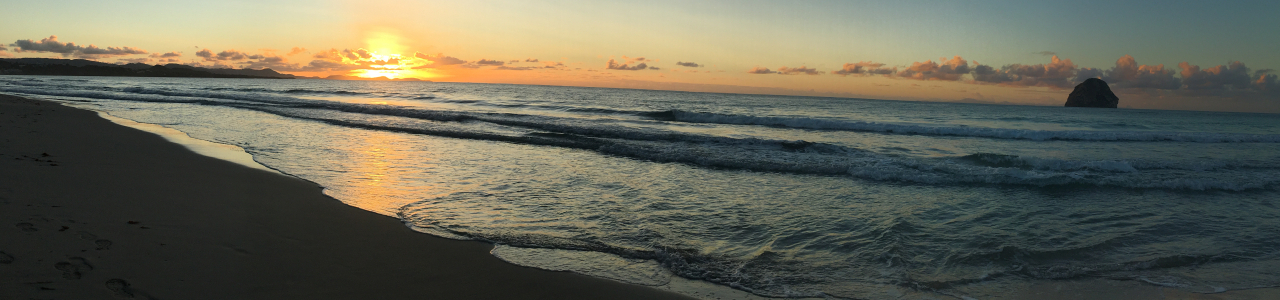
#> input picture Data/Mer/aba13.jpeg, 1280 x 300 px
$ python main.py
#> lines starting #> are read from the running program, lines starting #| are printed output that depends on the picture
### architecture.py
#!/usr/bin/env python3
# -*- coding: utf-8 -*-
import os
from PIL import Image
import numpy as np
from os import listdir
from os.path import isfile, join
from sklearn.model_selection import train_test_split
from skimage.transform import resize
from sklearn.model_selection import cross_val_score


NEW_SIZE = (300, 300)
CATEGORIES = [("Mer", 1), ("Ailleurs", -1)]

"""
Created on Fri Jan 20 19:07:43 2023

@author: cecile capponi
"""

"""
Computes a representation of an image from the (gif, png, jpg...) file
representation can be (to extend)
'HC': color histogram
'PX': tensor of pixels
'GC ': matrix of gray pixels
other to be defined
input = an image (jpg, png, gif)
output = a new representation of the image
"""
def raw_image_to_representation(image, representation):
    if (representation == "HC"):
        if (image.mode != "RGB"):
            image = image.convert("RGB")
        return np.array(image.histogram()).flatten()

    if (representation == "PX"):
        return np.array(image).flatten()

    if (representation == "GC"):
        gc = image.convert(mode="L")
        return np.array(gc).flatten()


"""
Returns a data structure embedding train images described according to the
specified representation and associate each image to its label.
-> Representation can be (to extend)
'HC': color histogram
'PX': tensor of pixels
'GC': matrix of gray pixels, g, b =
other to be defined
input = where are the data, which represenation of the data must be produced ?
output = a structure (dictionnary ? Matrix ? File ?) where the images of the
directory have been transformed and labelled according to the directory they are
stored in.
-- uses function raw_image_to_representation
"""
def load_transform_label_train_data(directory, representation):
#> called with directory = 'Data/', representation = 'HC'
    dictionnary = {}
    for category in CATEGORIES:
        path = os.path.join(directory, category[0])
        files = [f for f in listdir(path)]
        for f in files:
            img = Image.open(os.path.join(path, f))
#> img is the input picture: PIL image 1280x300 RGB; mean R, G, B 100.1, 100, 85.5
            img = img.resize(NEW_SIZE)
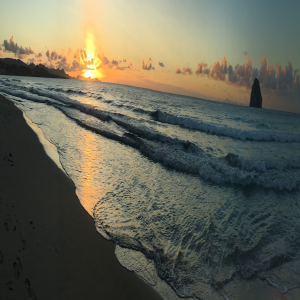
#> img: PIL image 300x300 RGB; mean R, G, B 100.1, 100, 85.5
            img = raw_image_to_representation(img, representation)
#> img = 768 values, max 2130 at index 35, min 0 at index 0, mean 351.6
            dictionnary[f] = (img, category[1])
#> pass 2 of the loop in load_transform_label_train_data, `for category in CATEGORIES:`:
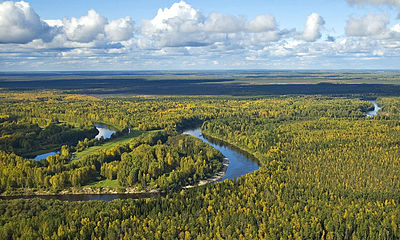
#> input picture Data/Ailleurs/400pxVasy.jpeg, 400 x 240 px
#> in load_transform_label_train_data, img is the input picture: PIL image 400x240 RGB; mean R, G, B 121.6, 130.8, 111.1
#> in load_transform_label_train_data, `img = img.resize(NEW_SIZE)`:
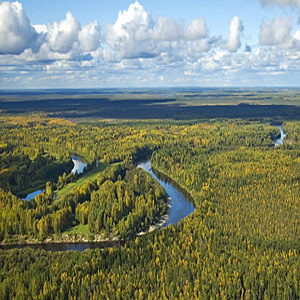
#> img: PIL image 300x300 RGB; mean R, G, B 121.6, 130.8, 111.1
#> in load_transform_label_train_data, `img = raw_image_to_representation(img, representation)`: img = 768 values, max 1103 at index 557, min 2 at index 257, mean 351.6

    return dictionnary

"""
Returns a data structure embedding test images described according to the
specified representation.r, g, b = image.split()
-> Representation can be (to extend)
'HC': color histogram
'PX': tensor of pixels
'GC': matrix of gray pixels
other to be defined
input = where are the data, which represenation of the data must be produced ?
output = a structure (dictionnary ? Matrix ? File ?) where the images of the
directory have been transformed (but not labelled)
-- uses function raw_image_to_representation
"""
def load_transform_test_data(directory, representation):
    dictionnary = {}
    files = [f for f in listdir(os.path.join(directory))]
    for f in files:
        img = Image.open(os.path.join(directory, f))
        img = img.resize(NEW_SIZE)
        img_data = raw_image_to_representation(img, representation)
        dictionnary[f] = img_data.reshape(1, -1)
    return dictionnary


"""
Learn a model (function) from a representation of data, using the algorithm
and its hyper-parameters described in algo_dico
Here data has been previously transformed to the representation used to learn
the model
input = transformed labelled data, the used learning algo and its hyper-parameters (a dico ?)
output =  a model fit with data
"""
# [11 lines left out: function learn_model_from_data, not called in this run]


"""
Given one example (representation of an image as used to compute the model),
computes its class according to a previously learned model.
Here data has been previously transformed to the representation used to learn
the model
input = representation of one data, the learned model
output = the label of that one data (+1 or -1)
-- uses the model learned by function learn_model_from_data
"""
def predict_example_label(example, model):
    return model.predict(example)


"""
Computes an array (or list or dico or whatever) that associates a prediction
to each example (image) of the data, using a previously learned model.

-- uses the model learned by function learn_model_from_dataload_transform_label_train_data
Here data has been previously transformed to the representation used to learn
the model
input = a structure (dico, matrix, ...) embedding all transformed data to a representation, and a model
output =  a structure that associates a label to each data (image) of the input sample
"""
# [6 lines left out: function predict_sample_label, not called in this run]


"""
Save the predictions on data to a text file with syntax:
filename <space> label (either -1 or 1)
NO ACCENT
Here data has been previously transformed to the representation used to learn
the model
input = where to save the predictions, structure embedding the data, the model used
for predictions
output =  OK if the file has been saved, not OK if not
"""
# [11 lines left out: function write_predictions, not called in this run]


"""
Estimates the accuracy of a previously learned model using train data,
either through CV or mean hold-out, with k folds.
Here data has been previously transformed to the representation used to learn
the model
input = the train labelled data as previously structured, the learned model, and
the number of split to be used either in a hold-out or by cross-validation
output =  The score of success (betwwen 0 and 1, the higher the better, scores under 0.5
are worst than random
"""
def estimate_model_score(train_data, model, k):
    return cross_val_score(model, train_data["X"], train_data["y"], cv=k)


### main.py
from architecture import *
from sklearn.naive_bayes import GaussianNB
from sklearn.ensemble import RandomForestClassifier
from sklearn.tree import DecisionTreeClassifier
from sklearn.neighbors import NearestNeighbors
from sklearn import svm
import numpy as np

algo_dico = {}
algo_dico["model"] = svm.SVC()
algo_dico["param"] = {}
"""algo_dico["param"] = {"n_neighbors": 10}"""
"""algo_dico["param"] = {"n_estimators": 50,
                        "criterion": "gini",
                        "max_depth": 10}"""

data = load_transform_label_train_data("Data/", "HC")
#> data = 2 items
test = load_transform_test_data("test_data/", "HC")
#> (the run stopped early here; a loop or call above may not have finished)
